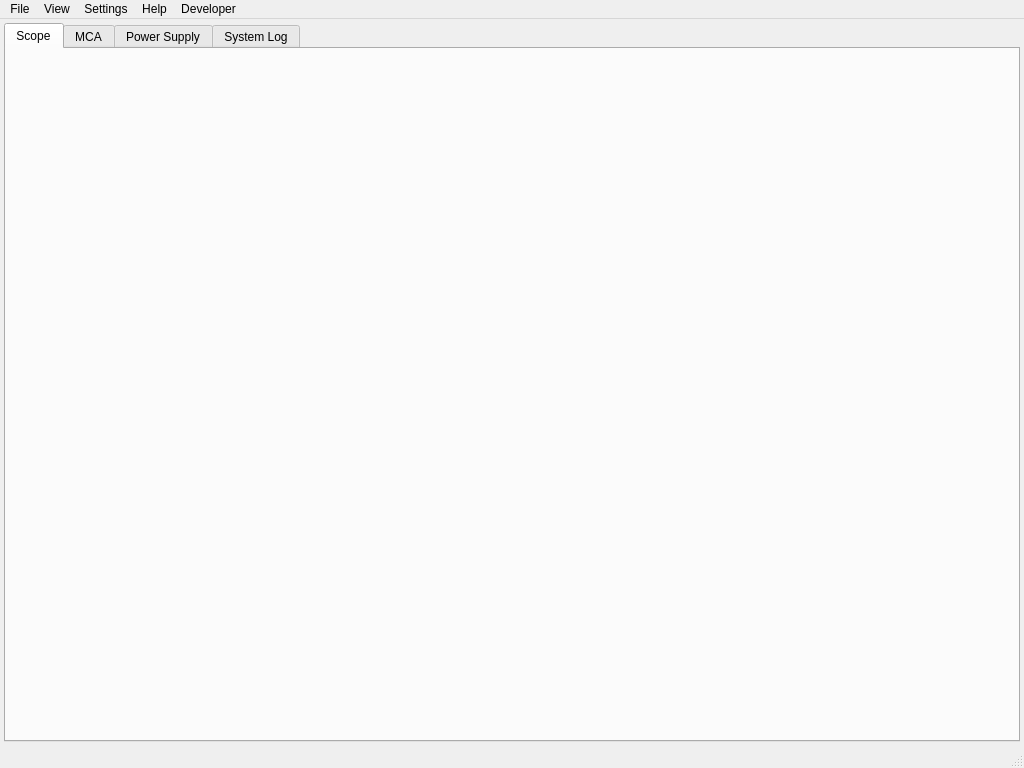
<?xml version="1.0" encoding="UTF-8"?>
<ui version="4.0">
 <class>MainWindow</class>
 <widget class="QMainWindow" name="MainWindow">
  <property name="geometry">
   <rect>
    <x>0</x>
    <y>0</y>
    <width>1024</width>
    <height>768</height>
   </rect>
  </property>
  <property name="windowTitle">
   <string>Nuclear Lab Digitizer - Community Edition</string>
  </property>

  <widget class="QWidget" name="centralwidget">
   <layout class="QVBoxLayout" name="verticalLayout">
    <property name="leftMargin"><number>4</number></property>
    <property name="topMargin"><number>4</number></property>
    <property name="rightMargin"><number>4</number></property>
    <property name="bottomMargin"><number>4</number></property>
    <item>
     <widget class="QTabWidget" name="mainTabs">

      <!-- ── Scope tab (inner channel tabs added programmatically) ── -->
      <widget class="QWidget" name="tabScope">
       <attribute name="title"><string>Scope</string></attribute>
       <layout class="QVBoxLayout" name="layoutTabScope">
        <property name="leftMargin"><number>0</number></property>
        <property name="topMargin"><number>0</number></property>
        <property name="rightMargin"><number>0</number></property>
        <property name="bottomMargin"><number>0</number></property>
       </layout>
      </widget>

      <!-- ── MCA tab (inner channel tabs added programmatically) ── -->
      <widget class="QWidget" name="tabMCA">
       <attribute name="title"><string>MCA</string></attribute>
       <layout class="QVBoxLayout" name="layoutTabMCA">
        <property name="leftMargin"><number>0</number></property>
        <property name="topMargin"><number>0</number></property>
        <property name="rightMargin"><number>0</number></property>
        <property name="bottomMargin"><number>0</number></property>
       </layout>
      </widget>

      <!-- ── Power Supply tab (inner channel tabs added programmatically) ── -->
      <widget class="QWidget" name="tabPSU">
       <attribute name="title"><string>Power Supply</string></attribute>
       <layout class="QVBoxLayout" name="layoutTabPSU">
        <property name="leftMargin"><number>0</number></property>
        <property name="topMargin"><number>0</number></property>
        <property name="rightMargin"><number>0</number></property>
        <property name="bottomMargin"><number>0</number></property>
       </layout>
      </widget>

      <!-- ── System Log tab ───────────────────────────────────── -->
      <widget class="QWidget" name="tabSystemLog">
       <attribute name="title"><string>System Log</string></attribute>
       <layout class="QVBoxLayout" name="layoutTabSystemLog">
        <property name="leftMargin"><number>0</number></property>
        <property name="topMargin"><number>0</number></property>
        <property name="rightMargin"><number>0</number></property>
        <property name="bottomMargin"><number>0</number></property>
        <item>
         <widget class="LogConsole" name="logConsole"/>
        </item>
       </layout>
      </widget>

     </widget>
    </item>
   </layout>
  </widget>

  <widget class="QMenuBar" name="menubar">
   <property name="geometry">
    <rect>
     <x>0</x>
     <y>0</y>
     <width>1024</width>
     <height>33</height>
    </rect>
   </property>
   <widget class="QMenu" name="menuFile">
    <property name="title"><string>File</string></property>
    <addaction name="actionConvertToHdf5"/>
    <addaction name="separator"/>
    <addaction name="actionExit"/>
   </widget>
   <widget class="QMenu" name="menuHelp">
    <property name="title"><string>Help</string></property>
    <addaction name="actionAbout"/>
    <addaction name="actionThirdPartyLicenses"/>
   </widget>
   <widget class="QMenu" name="menuDeveloper">
    <property name="title"><string>Developer</string></property>
    <addaction name="actionShowSystemLog"/>
    <addaction name="actionDebugMode"/>
   </widget>
   <widget class="QMenu" name="menuView">
    <property name="title"><string>View</string></property>
    <addaction name="actionResetDocks"/>
   </widget>
   <widget class="QMenu" name="menuSettings">
    <property name="title"><string>Settings</string></property>
    <addaction name="actionSaveSettings"/>
    <addaction name="actionLoadSettings"/>
    <addaction name="separator"/>
    <addaction name="actionDmaSaveFolder"/>
   </widget>
   <addaction name="menuFile"/>
   <addaction name="menuView"/>
   <addaction name="menuSettings"/>
   <addaction name="menuHelp"/>
   <addaction name="menuDeveloper"/>
  </widget>

  <widget class="QStatusBar" name="statusbar"/>

  <action name="actionResetDocks">
   <property name="text"><string>Reset Dock Layout</string></property>
  </action>
  <action name="actionConvertToHdf5">
   <property name="text"><string>Convert Binary to HDF5...</string></property>
  </action>
  <action name="actionSaveSettings">
   <property name="text"><string>Save Settings...</string></property>
  </action>
  <action name="actionLoadSettings">
   <property name="text"><string>Load Settings...</string></property>
  </action>
  <action name="actionDmaSaveFolder">
   <property name="text"><string>DMA Save Folder...</string></property>
  </action>
  <action name="actionExit">
   <property name="text"><string>Exit</string></property>
  </action>
  <action name="actionAbout">
   <property name="text"><string>About</string></property>
  </action>
  <action name="actionThirdPartyLicenses">
   <property name="text"><string>Third-Party Licenses</string></property>
  </action>
  <action name="actionShowSystemLog">
   <property name="checkable"><bool>true</bool></property>
   <property name="text"><string>Show System Log</string></property>
  </action>
  <action name="actionDebugMode">
   <property name="checkable"><bool>true</bool></property>
   <property name="text"><string>Debug Mode</string></property>
  </action>

 </widget>

 <customwidgets>
  <customwidget>
   <class>LogConsole</class>
   <extends>QPlainTextEdit</extends>
   <header>nlab.views.log_panel</header>
  </customwidget>
 </customwidgets>
 <resources>
  <include location="../resources/resources.qrc"/>
 </resources>
 <connections/>
</ui>
